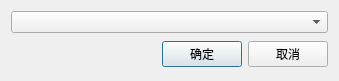
<?xml version="1.0" encoding="UTF-8"?>
<ui version="4.0">
 <class>BatchComboxUI</class>
 <widget class="QDialog" name="BatchComboxUI">
  <property name="geometry">
   <rect>
    <x>0</x>
    <y>0</y>
    <width>339</width>
    <height>77</height>
   </rect>
  </property>
  <property name="windowTitle">
   <string>选择</string>
  </property>
  <layout class="QVBoxLayout" name="verticalLayout">
   <item>
    <widget class="QComboBox" name="comboBox"/>
   </item>
   <item>
    <layout class="QHBoxLayout">
     <property name="spacing">
      <number>6</number>
     </property>
     <property name="margin">
      <number>0</number>
     </property>
     <item>
      <spacer>
       <property name="orientation">
        <enum>Qt::Horizontal</enum>
       </property>
       <property name="sizeHint" stdset="0">
        <size>
         <width>131</width>
         <height>31</height>
        </size>
       </property>
      </spacer>
     </item>
     <item>
      <widget class="QPushButton" name="okButton">
       <property name="text">
        <string>确定</string>
       </property>
      </widget>
     </item>
     <item>
      <widget class="QPushButton" name="cancelButton">
       <property name="text">
        <string>取消</string>
       </property>
      </widget>
     </item>
    </layout>
   </item>
  </layout>
 </widget>
 <resources/>
 <connections>
  <connection>
   <sender>okButton</sender>
   <signal>clicked()</signal>
   <receiver>BatchComboxUI</receiver>
   <slot>accept()</slot>
   <hints>
    <hint type="sourcelabel">
     <x>278</x>
     <y>253</y>
    </hint>
    <hint type="destinationlabel">
     <x>96</x>
     <y>254</y>
    </hint>
   </hints>
  </connection>
  <connection>
   <sender>cancelButton</sender>
   <signal>clicked()</signal>
   <receiver>BatchComboxUI</receiver>
   <slot>reject()</slot>
   <hints>
    <hint type="sourcelabel">
     <x>369</x>
     <y>253</y>
    </hint>
    <hint type="destinationlabel">
     <x>179</x>
     <y>282</y>
    </hint>
   </hints>
  </connection>
 </connections>
</ui>
